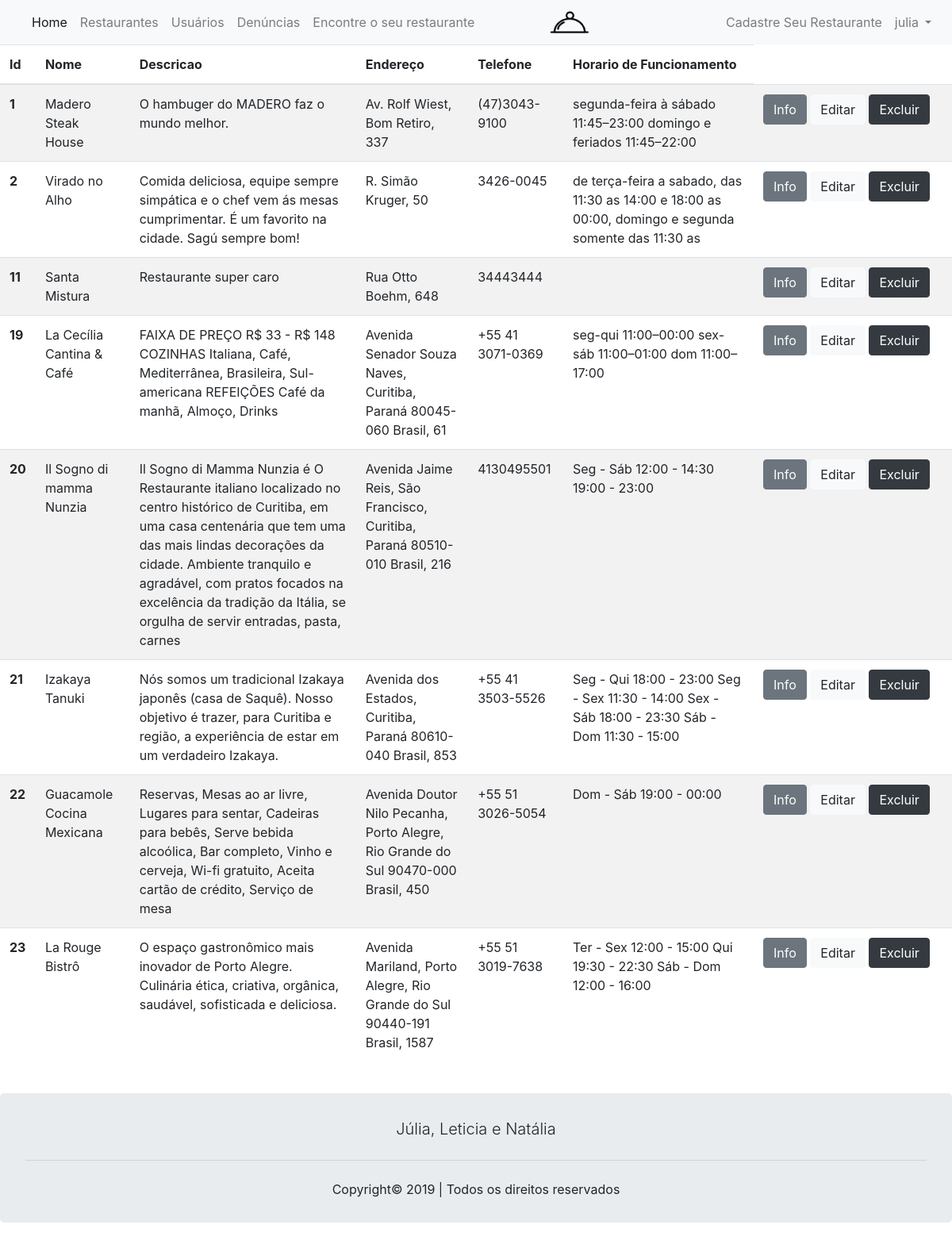
The page /buscar_restaurantes.php (signed in) on the database its author committed.
### tables this page shows
CREATE TABLE `restaurante` (
  `id_rest` int(80) NOT NULL,
  `nome` varchar(100) NOT NULL,
  `descricao` varchar(300) NOT NULL,
  `telefone` varchar(255) NOT NULL,
  `horario_funcionamento` char(100) NOT NULL,
  `estado` varchar(2) NOT NULL,
  `preco` varchar(15) NOT NULL,
  `endereco` varchar(100) NOT NULL,
  `numero` int(100) NOT NULL,
  `cidade` varchar(200) NOT NULL,
  `usuario_id_user` int(11) NOT NULL
);

### buscar_restaurantes.php (the view, shortened to what this page needs)
<?php
if(empty($_SESSION['nome'])){
    header("Location: not-found.php");
} else{
    include ("cabecalho_logado.php");
    ?>
    <!DOCTYPE html>
    <html lang="pt-br">
    <head>
        <link rel="stylesheet" href="assets/css/bootstrap.min.css">
        <link rel="stylesheet" href="assets/css/Bootstrap/bootstrap.min.css">
        <link rel="stylesheet" href="https://stackpath.bootstrapcdn.com/bootstrap/4.1.3/css/bootstrap.min.css">
    </head>
    <body>
        <table class="table table-striped">
            <thead>
                <tr>
                    <th scope="col">Id</th>
                    <th scope="col">Nome</th>
                    <th scope="col">Descricao</th>
                    <th scope="col">Endereço</th>
                    <th scope="col">Telefone</th>
                    <th scope="col">Horario de Funcionamento</th>
                </tr>
            </thead>
            <tbody>
                <?php
                $pdo = Banco::conectar();
                $sql = 'SELECT * FROM restaurante ORDER BY id_rest ASC';
                foreach($pdo->query($sql)as $row)
                {
                    echo '<tr>';
                    echo '<th scope="row">'. $row['id_rest'] . '</th>';
                    echo '<td>'. $row['nome'] . '</td>';
                    echo '<td>'. $row['descricao'] . '</td>';
                    echo '<td>'. $row['endereco'] .', '. $row['numero'].'</td>';
                    echo '<td>'. $row['telefone'] . '</td>';
                    echo '<meta charset="utf-8"> <td style="width:20%">'. $row['horario_funcionamento'] . '</td>';
                    echo '<td width=250>';
                    echo '<a class="btn btn-secondary" href="read_restaurante.php?id_rest='.$row['id_rest'].'">Info</a>';
                    echo '<a class="btn btn-light" href="update_restaurante.php?id_rest='.$row['id_rest'].'">Editar</a>';
                    echo '<a class="btn btn-dark" href="delete_restaurante.php?id_rest='.$row['id_rest'].'">Excluir</a>';
                    echo '</td>';
                    echo '</tr>';
                }
                ?>
            </tbody>
        </table>
</body>
</html>
<?php
}
include ("rodape.php");
?>

### rows shown on the page
restaurante: id_rest "1", nome "Madero Steak House", descricao "O hambuger do MADERO faz o mundo melhor.", endereco "Av. Rolf Wiest, Bom Retiro", numero "337", telefone "(47)3043-9100", horario_funcionamento "segunda-feira à sábado 11:45–23:00 domingo e feriados 11:45–22:00"
restaurante: id_rest "2", nome "Virado no Alho", descricao "Comida deliciosa, equipe sempre simpática e o chef vem ás mesas cumprimentar. É um favorito na cidade. Sagú sempre bom!", endereco "R. Simão Kruger", numero "50", telefone "3426-0045", horario_funcionamento "de terça-feira a sabado, das 11:30 as 14:00 e 18:00 as 00:00, domingo e segunda somente das 11:30 as"
restaurante: id_rest "11", nome "Santa Mistura", descricao "Restaurante super caro", endereco "Rua Otto Boehm", numero "648", telefone "34443444"
restaurante: id_rest "19", nome "La Cecília Cantina & Café", descricao "FAIXA DE PREÇO R$ 33 - R$ 148 COZINHAS Italiana, Café, Mediterrânea, Brasileira, Sul-americana REFEIÇÕES Café da manhã, Almoço, Drinks", endereco "Avenida Senador Souza Naves, Curitiba, Paraná 80045-060 Brasil", numero "61", telefone "+55 41 3071-0369", horario_funcionamento "seg-qui 11:00–00:00 sex-sáb 11:00–01:00 dom 11:00–17:00"
restaurante: id_rest "20", nome "Il Sogno di mamma Nunzia", descricao "Il Sogno di Mamma Nunzia é O Restaurante italiano localizado no centro histórico de Curitiba, em uma casa centenária que tem uma das mais lindas decorações da cidade. Ambiente tranquilo e agradável, com pratos focados na excelência da tradição da Itália, se orgulha de servir entradas, pasta, carnes", endereco "Avenida Jaime Reis, São Francisco, Curitiba, Paraná 80510-010 Brasil", numero "216", telefone "4130495501", horario_funcionamento "Seg - Sáb 12:00 - 14:30 19:00 - 23:00"
restaurante: id_rest "21", nome "Izakaya Tanuki", descricao "Nós somos um tradicional Izakaya japonês (casa de Saquê). Nosso objetivo é trazer, para Curitiba e região, a experiência de estar em um verdadeiro Izakaya.", endereco "Avenida dos Estados, Curitiba, Paraná 80610-040 Brasil", numero "853", telefone "+55 41 3503-5526", horario_funcionamento "Seg - Qui 18:00 - 23:00 Seg - Sex 11:30 - 14:00 Sex - Sáb 18:00 - 23:30 Sáb - Dom 11:30 - 15:00"
restaurante: id_rest "22", nome "Guacamole Cocina Mexicana", descricao "Reservas, Mesas ao ar livre, Lugares para sentar, Cadeiras para bebês, Serve bebida alcoólica, Bar completo, Vinho e cerveja, Wi-fi gratuito, Aceita cartão de crédito, Serviço de mesa", endereco "Avenida Doutor Nilo Pecanha, Porto Alegre, Rio Grande do Sul 90470-000 Brasil", numero "450", telefone "+55 51 3026-5054", horario_funcionamento "Dom - Sáb 19:00 - 00:00"
restaurante: id_rest "23", nome "La Rouge Bistrô", descricao "O espaço gastronômico mais inovador de Porto Alegre. Culinária ética, criativa, orgânica, saudável, sofisticada e deliciosa.", endereco "Avenida Mariland, Porto Alegre, Rio Grande do Sul 90440-191 Brasil", numero "1587", telefone "+55 51 3019-7638", horario_funcionamento "Ter - Sex 12:00 - 15:00 Qui 19:30 - 22:30 Sáb - Dom 12:00 - 16:00"

### other values the page prints
$_SESSION['nome'] "julia"
